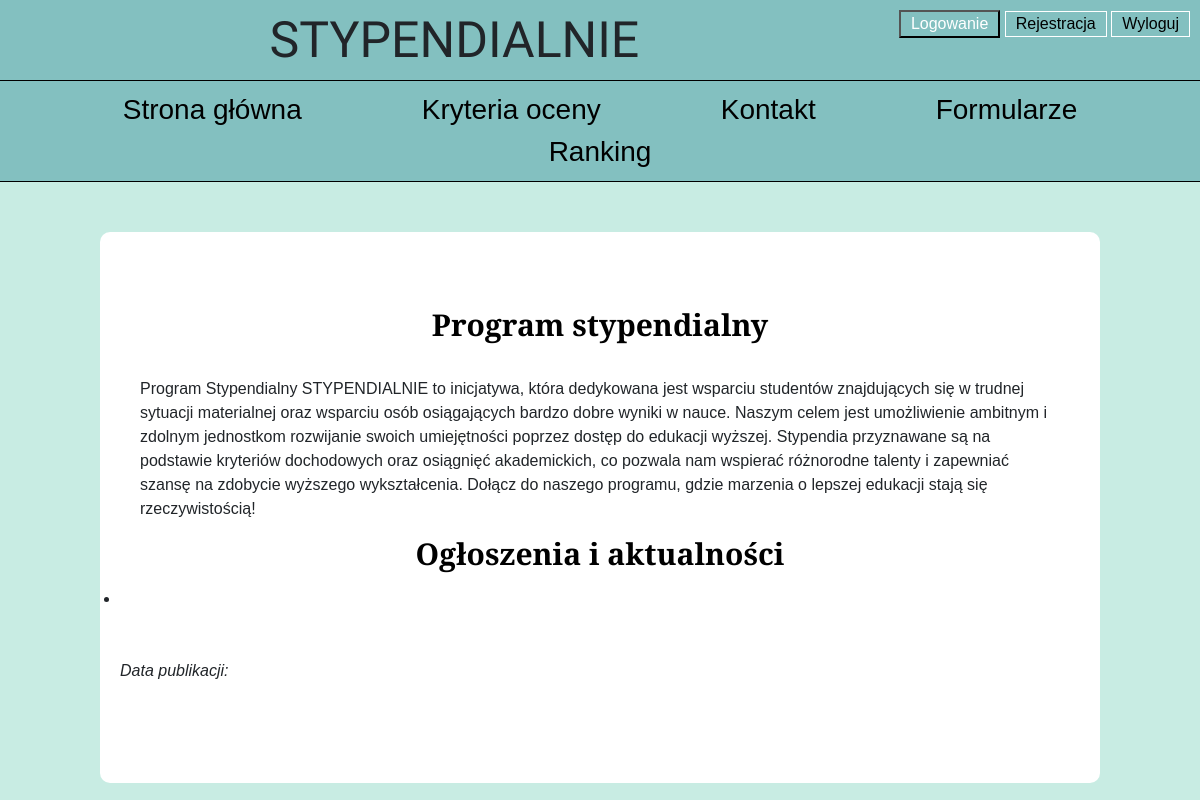
Before: / with the older database file.
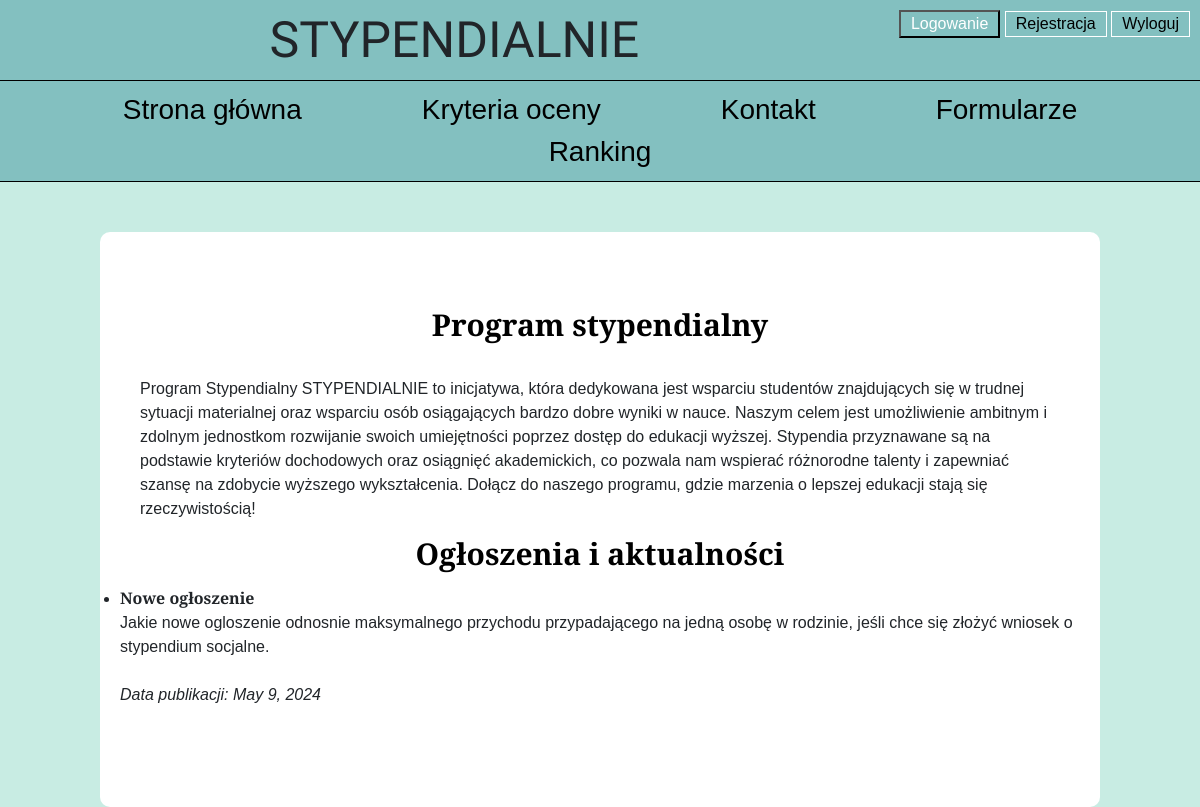
After: the same page with the newer database file.
### api/models.py (models this page shows, shortened)
class Aktualnosci(models.Model):
    id_aktualnosci = models.IntegerField(primary_key=True)
    nazwa_aktualnosci = models.TextField(null=True)
    tekst_aktualnosci = models.TextField(null=True)
    data_opublikowania = models.DateField(null=True)
    admin = models.ForeignKey(Admin, on_delete=models.CASCADE, null=True)

### api/views.py (the view)
# urls.py: path('', StronaGlowna.as_view(), name='strona_glowna'),
class StronaGlowna(TemplateView):
    template_name = 'website/strona_glowna.html'
    def get_context_data(self, **kwargs):
        context = super().get_context_data(**kwargs)
        ostatnia_aktualnosc = Aktualnosci.objects.last()
        context['ostatnia_aktualnosc'] = ostatnia_aktualnosc
        return context

### api/templates/website/strona_glowna.html (shortened to what this page needs)
{% extends "base.html" %}
{% block content %}
<head>
</head>
<div class="container container_strona_glowna">
    <div class="title"> Program stypendialny</div>
    <span class="programu">
        Program Stypendialny STYPENDIALNIE to inicjatywa, która dedykowana jest wsparciu studentów znajdujących się w trudnej sytuacji materialnej  oraz wsparciu osób osiągających bardzo dobre wyniki w nauce. Naszym celem jest umożliwienie ambitnym i zdolnym jednostkom rozwijanie swoich umiejętności poprzez dostęp do edukacji wyższej. Stypendia przyznawane są na podstawie kryteriów dochodowych oraz osiągnięć akademickich, co pozwala nam wspierać różnorodne talenty i zapewniać szansę na zdobycie wyższego wykształcenia. Dołącz do naszego programu, gdzie marzenia o lepszej edukacji stają się rzeczywistością!
    </span>
    <div class="title"> Ogłoszenia i aktualności</div>
    <ul class="ogloszenia">
            <li>
                <strong>{{ ostatnia_aktualnosc.nazwa_aktualnosci }}</strong><br>
                {{ ostatnia_aktualnosc.tekst_aktualnosci }}<br> <br>
                <em>Data publikacji: {{ ostatnia_aktualnosc.data_opublikowania }}</em>
            </li>
            <br>
    </ul>
</div>
{% endblock %}

### api/templates/base.html (shortened to what this page needs)
<!DOCTYPE html>
<html lang="pl">
<head>
    <link rel="stylesheet" href="https://cdn.jsdelivr.net/npm/bootstrap@4.0.0/dist/css/bootstrap.min.css">
<link rel="stylesheet" href="static/base.css">
<link rel="stylesheet" href="static/formularze.css">
<link rel="stylesheet" href="static/logowanie.css">
<link rel="stylesheet" href="static/rejestracja.css">
<link rel="stylesheet" href="static/strona_glowna.css">
<link rel="stylesheet" href="static/kryteria_oceny.css">
<link rel="stylesheet" href="static/form.css">
</head>
<header>
    <div class="logo">
        <h1>STYPENDIALNIE</h1>
        <div class="buttons_nav">
            <button id="logowanie"><a href="logowanie">Logowanie</a></button>
            <button id="rejestracja"><a href="rejestracja">Rejestracja</a></button>
            <button id="rejestracja"><a href="{% url 'logout' %}">Wyloguj</a></button>
        </div>
    </div>
    <div class="navbar">
        <ul class="nav nav-pills">
            <li class="nav-item">
                <a href="strona_glowna" >Strona główna</a>
            </li>
            <li>
                <a href="kryteria_oceny">Kryteria oceny</a>
            </li>
            <li>
                <a href="kontakt">Kontakt</a>
            </li>
            <li>
                <a href="formularze">Formularze</a>
            </li>
            <li>
                <a href="ranking">Ranking</a>
            </li>
        </ul>
    </div>
</header>
<article>
        {% block content %}
        {% endblock %}
</article>
</html>

### api/static/base.css (style rules this page uses)
* { margin: 0; padding: 0; box-sizing: border-box; font-family: 'Inria Serif', sans-serif; }
.container { margin-top: 50px; padding: 60px 20px; max-width: 1000px; width: 100%; background-color: #fff; border-radius: 10px; position: relative; }
.title { font-size: 30px; color: white; background-color: #135B60; width: 600px; text-align: center; padding: 10px; margin: 0 auto; margin-bottom: 70px; }
.navbar { background-color: #83C0C0; border-bottom: 1px solid black; font-size: 18px; color: black; }
.logo { background-color: #83C0C0; padding: 10px; border-bottom: 1px solid black; display: flex; justify-content: space-between; }
.logo h1 { font-family: Jacques Francois Shadow; font-size: 50px; margin: 0 auto; }
.navbar a { text-decoration: none; color: black; }
#logowanie { background-color: #83C0C0; }
#logowanie > a { color: white; padding: 10px; text-decoration: none; }
#rejestracja { background-color: #83C0C0; border: 1px solid white; }
#rejestracja > a { color: black; padding: 10px; text-decoration: none; }
.navbar ul { width: 100%; justify-content: center; }
.navbar ul li { list-style: none; display: inline-block; padding: 0px 60px; font-size: 28px; }
.nav li a { text-decoration: none; }

Changed rows visible on the page:
added Aktualnosci: nazwa_aktualnosci "Nowe ogłoszenie", tekst_aktualnosci "Jakie nowe ogloszenie odnosnie maksymalnego przychodu przypadającego na jedną osobę w rodzinie, jeśli chce się złożyć wniosek o stypendium socjalne.", data_opublikowania "May 9, 2024"
